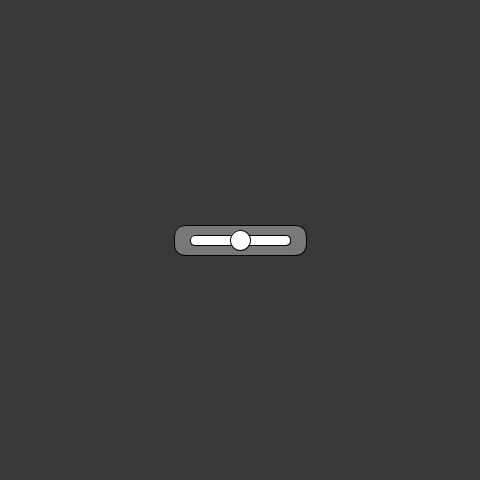
Frame 1 (no input)
Frame 60 (the mouse pressed at the canvas centre just before this capture): identical to frame 1, image omitted
Frame 120 (the mouse held since frame 60 and released just before this capture): identical to frame 1, image omitted

The Processing sketch that drew this single still picture (run headless with seeded random() and noise(); from frame 60 on, the mouse is pressed at the canvas centre):

// Processing sketch: slider
// ── slider.pde
Scroller scroller; 
void setup(){
  size(480,480);
  scroller=new Scroller(200,100);
  
}
void draw(){
  background(57);

  scroller.update();
}
void mousePressed(){
  scroller.clicked(mouseX,mouseY);
}
void mouseReleased(){
  scroller.stopDragging();
}

// ── scroller.pde
class Scroller {
  float value;
  float scale;
  boolean dragging;
  float draggingOffset;
  PVector bob;
  float bobD;
  float scrollerWidth;
  float scrollerHeight;
  PVector position;
  float start, end;
  Scroller(float s, float e) {
    start=s;
    end=e;
    scale =1;
    dragging=false;
    position=new PVector(width/2, height/2);
    bob=position.copy();
    bobD=20*scale;
    scrollerWidth=120*scale;
    scrollerHeight=30*scale;
  }
  Scroller() {
    start=0;
    end=1;
    scale =1;
    dragging=false;
    position=new PVector(width/2, height/2);
    bob=position.copy();
    bobD=20*scale;
    scrollerWidth=120*scale;
    scrollerHeight=30*scale;
  }
  void show() {
    rectMode(CENTER);
    fill(120);
    rect(position.x, position.y, scrollerWidth*1.1, scrollerHeight, scrollerWidth/10);
    fill(255);
    rect(position.x, position.y, scrollerWidth-bobD, bobD/2, scrollerWidth/10);
    ellipse(bob.x, bob.y, bobD, bobD);
  }

  void stopDragging() {
    dragging = false;
  }
  void clicked(float X, float Y) {
    float d = dist(X, Y, bob.x, bob.y);
    if (d < bobD/2) {
      dragging = true;
      draggingOffset = bob.x-X;
    }
  }
  void drag() {
    if (dragging) {
      bob.x = mouseX + draggingOffset;
      if (bob.x>position.x+scrollerWidth/2-bobD/2) {
        bob.x=position.x+scrollerWidth/2-bobD/2;
      } else if (bob.x<position.x-scrollerWidth/2+bobD/2) {
        bob.x=position.x-scrollerWidth/2+bobD/2;
      }
    }
  }
  void findVal() {
    value=map(bob.x, position.x-scrollerWidth/2+bobD/2, position.x+scrollerWidth/2-bobD/2, start, end);
    
  }
  void update(){
    findVal();
    show();
    drag();
  }
}
